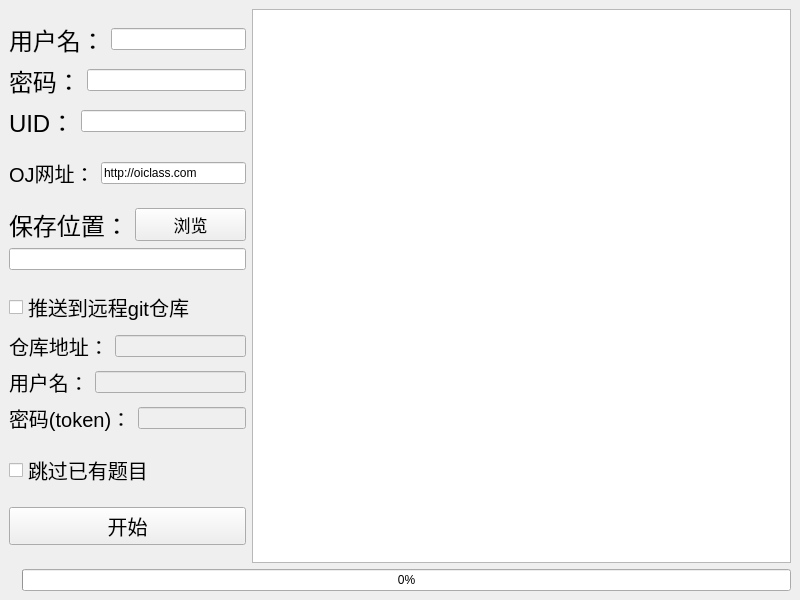
<?xml version="1.0" encoding="UTF-8"?>
<ui version="4.0">
 <class>MainWindow</class>
 <widget class="QMainWindow" name="MainWindow">
  <property name="geometry">
   <rect>
    <x>0</x>
    <y>0</y>
    <width>800</width>
    <height>600</height>
   </rect>
  </property>
  <property name="windowTitle">
   <string>MainWindow</string>
  </property>
  <widget class="QWidget" name="centralwidget">
   <layout class="QVBoxLayout" name="verticalLayout_2">
    <item>
     <layout class="QHBoxLayout" name="horizontalLayout">
      <item>
       <layout class="QVBoxLayout" name="verticalLayout">
        <item>
         <layout class="QVBoxLayout" name="verticalLayout_6">
          <item>
           <layout class="QHBoxLayout" name="horizontalLayout_3">
            <item>
             <widget class="QLabel" name="label">
              <property name="sizePolicy">
               <sizepolicy hsizetype="Fixed" vsizetype="Fixed">
                <horstretch>0</horstretch>
                <verstretch>0</verstretch>
               </sizepolicy>
              </property>
              <property name="font">
               <font>
                <pointsize>18</pointsize>
               </font>
              </property>
              <property name="text">
               <string>用户名：</string>
              </property>
             </widget>
            </item>
            <item>
             <widget class="QLineEdit" name="uname">
              <property name="sizePolicy">
               <sizepolicy hsizetype="Preferred" vsizetype="Fixed">
                <horstretch>0</horstretch>
                <verstretch>0</verstretch>
               </sizepolicy>
              </property>
             </widget>
            </item>
           </layout>
          </item>
          <item>
           <layout class="QHBoxLayout" name="horizontalLayout_2">
            <item>
             <widget class="QLabel" name="label_2">
              <property name="sizePolicy">
               <sizepolicy hsizetype="Fixed" vsizetype="Fixed">
                <horstretch>0</horstretch>
                <verstretch>0</verstretch>
               </sizepolicy>
              </property>
              <property name="font">
               <font>
                <pointsize>18</pointsize>
               </font>
              </property>
              <property name="text">
               <string notr="true">密码：</string>
              </property>
             </widget>
            </item>
            <item>
             <widget class="QLineEdit" name="password">
              <property name="sizePolicy">
               <sizepolicy hsizetype="Preferred" vsizetype="Fixed">
                <horstretch>0</horstretch>
                <verstretch>0</verstretch>
               </sizepolicy>
              </property>
              <property name="echoMode">
               <enum>QLineEdit::Password</enum>
              </property>
             </widget>
            </item>
           </layout>
          </item>
          <item>
           <layout class="QHBoxLayout" name="horizontalLayout_11">
            <item>
             <widget class="QLabel" name="label_8">
              <property name="sizePolicy">
               <sizepolicy hsizetype="Fixed" vsizetype="Preferred">
                <horstretch>0</horstretch>
                <verstretch>0</verstretch>
               </sizepolicy>
              </property>
              <property name="font">
               <font>
                <pointsize>18</pointsize>
               </font>
              </property>
              <property name="text">
               <string>UID：</string>
              </property>
             </widget>
            </item>
            <item>
             <widget class="QLineEdit" name="uid_edit">
              <property name="sizePolicy">
               <sizepolicy hsizetype="Preferred" vsizetype="Fixed">
                <horstretch>0</horstretch>
                <verstretch>0</verstretch>
               </sizepolicy>
              </property>
              <property name="inputMethodHints">
               <set>Qt::ImhNone</set>
              </property>
             </widget>
            </item>
           </layout>
          </item>
         </layout>
        </item>
        <item>
         <layout class="QHBoxLayout" name="horizontalLayout_6">
          <item>
           <widget class="QLabel" name="label_5">
            <property name="sizePolicy">
             <sizepolicy hsizetype="Fixed" vsizetype="Fixed">
              <horstretch>0</horstretch>
              <verstretch>0</verstretch>
             </sizepolicy>
            </property>
            <property name="font">
             <font>
              <pointsize>15</pointsize>
             </font>
            </property>
            <property name="text">
             <string>OJ网址：</string>
            </property>
           </widget>
          </item>
          <item>
           <widget class="QLineEdit" name="oj_url">
            <property name="sizePolicy">
             <sizepolicy hsizetype="Preferred" vsizetype="Fixed">
              <horstretch>0</horstretch>
              <verstretch>0</verstretch>
             </sizepolicy>
            </property>
            <property name="inputMethodHints">
             <set>Qt::ImhUrlCharactersOnly</set>
            </property>
            <property name="text">
             <string>http://oiclass.com</string>
            </property>
           </widget>
          </item>
         </layout>
        </item>
        <item>
         <layout class="QVBoxLayout" name="verticalLayout_3">
          <item>
           <layout class="QHBoxLayout" name="horizontalLayout_4">
            <item>
             <widget class="QLabel" name="label_3">
              <property name="sizePolicy">
               <sizepolicy hsizetype="Fixed" vsizetype="Fixed">
                <horstretch>0</horstretch>
                <verstretch>0</verstretch>
               </sizepolicy>
              </property>
              <property name="font">
               <font>
                <pointsize>18</pointsize>
               </font>
              </property>
              <property name="text">
               <string>保存位置：</string>
              </property>
             </widget>
            </item>
            <item>
             <widget class="QPushButton" name="browse_path">
              <property name="sizePolicy">
               <sizepolicy hsizetype="Preferred" vsizetype="Fixed">
                <horstretch>0</horstretch>
                <verstretch>0</verstretch>
               </sizepolicy>
              </property>
              <property name="font">
               <font>
                <pointsize>13</pointsize>
               </font>
              </property>
              <property name="text">
               <string>浏览</string>
              </property>
             </widget>
            </item>
           </layout>
          </item>
          <item>
           <widget class="QLineEdit" name="save_path">
            <property name="sizePolicy">
             <sizepolicy hsizetype="Preferred" vsizetype="Fixed">
              <horstretch>0</horstretch>
              <verstretch>0</verstretch>
             </sizepolicy>
            </property>
           </widget>
          </item>
         </layout>
        </item>
        <item>
         <layout class="QVBoxLayout" name="verticalLayout_4">
          <item>
           <widget class="QCheckBox" name="push_to_remote">
            <property name="sizePolicy">
             <sizepolicy hsizetype="Preferred" vsizetype="Fixed">
              <horstretch>0</horstretch>
              <verstretch>0</verstretch>
             </sizepolicy>
            </property>
            <property name="font">
             <font>
              <pointsize>15</pointsize>
             </font>
            </property>
            <property name="cursor">
             <cursorShape>PointingHandCursor</cursorShape>
            </property>
            <property name="text">
             <string>推送到远程git仓库</string>
            </property>
           </widget>
          </item>
          <item>
           <layout class="QHBoxLayout" name="horizontalLayout_5">
            <item>
             <widget class="QLabel" name="label_4">
              <property name="enabled">
               <bool>true</bool>
              </property>
              <property name="sizePolicy">
               <sizepolicy hsizetype="Fixed" vsizetype="Preferred">
                <horstretch>0</horstretch>
                <verstretch>0</verstretch>
               </sizepolicy>
              </property>
              <property name="font">
               <font>
                <pointsize>15</pointsize>
               </font>
              </property>
              <property name="text">
               <string>仓库地址：</string>
              </property>
             </widget>
            </item>
            <item>
             <widget class="QLineEdit" name="remote_url">
              <property name="enabled">
               <bool>false</bool>
              </property>
              <property name="sizePolicy">
               <sizepolicy hsizetype="Preferred" vsizetype="Fixed">
                <horstretch>0</horstretch>
                <verstretch>0</verstretch>
               </sizepolicy>
              </property>
              <property name="inputMethodHints">
               <set>Qt::ImhUrlCharactersOnly</set>
              </property>
             </widget>
            </item>
           </layout>
          </item>
          <item>
           <layout class="QHBoxLayout" name="horizontalLayout_7">
            <item>
             <widget class="QLabel" name="label_6">
              <property name="enabled">
               <bool>true</bool>
              </property>
              <property name="sizePolicy">
               <sizepolicy hsizetype="Fixed" vsizetype="Preferred">
                <horstretch>0</horstretch>
                <verstretch>0</verstretch>
               </sizepolicy>
              </property>
              <property name="font">
               <font>
                <pointsize>15</pointsize>
               </font>
              </property>
              <property name="text">
               <string>用户名：</string>
              </property>
             </widget>
            </item>
            <item>
             <widget class="QLineEdit" name="git_uname">
              <property name="enabled">
               <bool>false</bool>
              </property>
              <property name="sizePolicy">
               <sizepolicy hsizetype="Preferred" vsizetype="Fixed">
                <horstretch>0</horstretch>
                <verstretch>0</verstretch>
               </sizepolicy>
              </property>
             </widget>
            </item>
           </layout>
          </item>
          <item>
           <layout class="QHBoxLayout" name="horizontalLayout_8">
            <item>
             <widget class="QLabel" name="label_7">
              <property name="enabled">
               <bool>true</bool>
              </property>
              <property name="sizePolicy">
               <sizepolicy hsizetype="Fixed" vsizetype="Preferred">
                <horstretch>0</horstretch>
                <verstretch>0</verstretch>
               </sizepolicy>
              </property>
              <property name="font">
               <font>
                <pointsize>15</pointsize>
               </font>
              </property>
              <property name="text">
               <string>密码(token)：</string>
              </property>
             </widget>
            </item>
            <item>
             <widget class="QLineEdit" name="token">
              <property name="enabled">
               <bool>false</bool>
              </property>
              <property name="sizePolicy">
               <sizepolicy hsizetype="Preferred" vsizetype="Fixed">
                <horstretch>0</horstretch>
                <verstretch>0</verstretch>
               </sizepolicy>
              </property>
             </widget>
            </item>
           </layout>
          </item>
         </layout>
        </item>
        <item>
         <widget class="QCheckBox" name="skip_problems">
          <property name="sizePolicy">
           <sizepolicy hsizetype="Preferred" vsizetype="Fixed">
            <horstretch>0</horstretch>
            <verstretch>0</verstretch>
           </sizepolicy>
          </property>
          <property name="font">
           <font>
            <pointsize>15</pointsize>
           </font>
          </property>
          <property name="cursor">
           <cursorShape>PointingHandCursor</cursorShape>
          </property>
          <property name="text">
           <string>跳过已有题目</string>
          </property>
         </widget>
        </item>
        <item>
         <widget class="QPushButton" name="start_button">
          <property name="enabled">
           <bool>true</bool>
          </property>
          <property name="sizePolicy">
           <sizepolicy hsizetype="Preferred" vsizetype="Fixed">
            <horstretch>0</horstretch>
            <verstretch>0</verstretch>
           </sizepolicy>
          </property>
          <property name="font">
           <font>
            <pointsize>15</pointsize>
           </font>
          </property>
          <property name="text">
           <string>开始</string>
          </property>
         </widget>
        </item>
       </layout>
      </item>
      <item>
       <widget class="QTextBrowser" name="log">
        <property name="font">
         <font>
          <pointsize>15</pointsize>
          <stylestrategy>PreferAntialias</stylestrategy>
         </font>
        </property>
        <property name="cursor" stdset="0">
         <cursorShape>IBeamCursor</cursorShape>
        </property>
       </widget>
      </item>
     </layout>
    </item>
    <item>
     <layout class="QHBoxLayout" name="horizontalLayout_9">
      <item>
       <widget class="QLabel" name="process_persent">
        <property name="text">
         <string/>
        </property>
       </widget>
      </item>
      <item>
       <widget class="QProgressBar" name="progressBar">
        <property name="value">
         <number>0</number>
        </property>
       </widget>
      </item>
     </layout>
    </item>
   </layout>
  </widget>
 </widget>
 <resources/>
 <connections/>
</ui>
